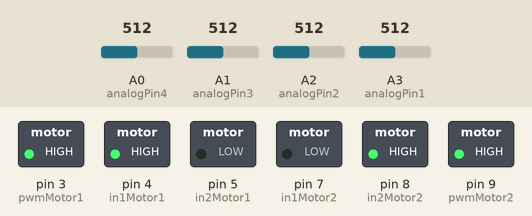
Bench run of a sketch on a simulated Arduino Uno, built with avr-gcc and run on an emulated ATmega328P. Parts: switched loads named in the sketch (green lamp = pin HIGH). Inputs (shaded band) come from the test bench; at power-on: A3 (analogPin1) = 512, A2 (analogPin2) = 512, A1 (analogPin3) = 512, A0 (analogPin4) = 512.

Above: at 1.2 s.
1.3 s: A3 (analogPin1) set to 53
2.8 s: A3 (analogPin1) set to 45
At 3.4 s:
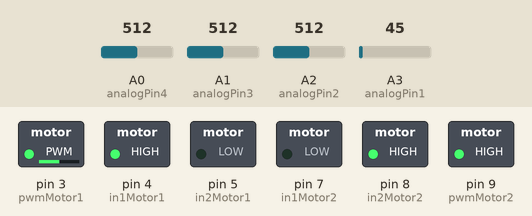
4.3 s: A2 (analogPin2) set to 55
5.8 s: A2 (analogPin2) set to 45
At 6.9 s:
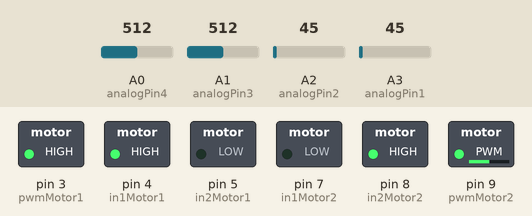
7.3 s: A1 (analogPin3) set to 57
8.8 s: A1 (analogPin3) set to 46
At 9.2 s:
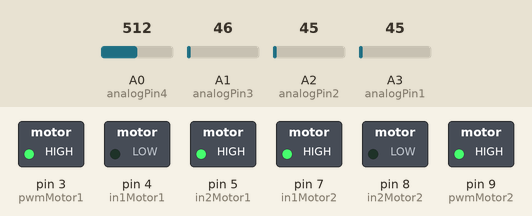
Timing chart, 0 to 11.3 s (numbered marks = the images above; inputs shaded):
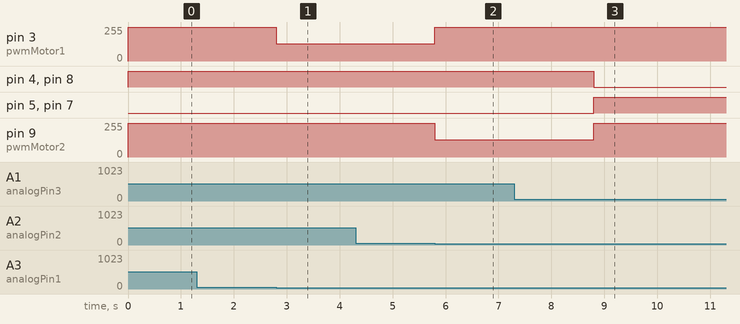

Measured:
- the behaviour switches between 51 and 50 on A3 (analogPin1) (found by bisection; images 0 and 1)
- the behaviour switches between 51 and 50 on A2 (analogPin2) (found by bisection; images 1 and 2)
- the behaviour switches between 51 and 50 on A1 (analogPin3) (found by bisection; images 2 and 3)
- after the input at 1.3 s, every drawn part: stays the same
- after the input at 2.8 s, pin 3 (pwmMotor1): 255/255 → 128/255 at once
- after the input at 4.3 s, every drawn part: stays the same
- after the input at 5.8 s, pin 3 (pwmMotor1): 128/255 → 255/255 at once; pin 9 (pwmMotor2): 255/255 → 128/255 at once
- after the input at 7.3 s, every drawn part: stays the same
- after the input at 8.8 s, pin 4 (in1Motor1), pin 8 (in2Motor2): HIGH → LOW at once; pin 5 (in2Motor1), pin 7 (in1Motor2): LOW → HIGH at once; pin 9 (pwmMotor2): 128/255 → 255/255 at once

The sketch:

whegsCode.ino
```cpp
// (licence header left out)
/*
 * This code contains the follow functions:
 * - void setup(): initializes Arduino output pins
 * - void loop(): main loop
*/

// RF Receiver related pins and variables
int analogPin1=A3;
int analogPin2=A2;
int analogPin3=A1;
int analogPin4=A0;

int buttonThresh=50;

int valPin1=0;
int valPin2=0;
int valPin3=0;
int valPin4=0;

//Motor 1 related pins
int in1Motor1=4;
int in2Motor1=5;
int pwmMotor1=3;

//Motor 2 related pins
int in1Motor2=7;
int in2Motor2=8;
int pwmMotor2=9;

void setup()
{

  //Set pins connected to TB6612 Motor Driver Breakout board to output
  pinMode(in1Motor1,OUTPUT);
  pinMode(in2Motor1,OUTPUT);
  pinMode(in1Motor2,OUTPUT);
  pinMode(in2Motor2,OUTPUT);
}

void loop()
{

  //Read RF receiver pins
  valPin1=analogRead(analogPin1);
  valPin2=analogRead(analogPin2);
  valPin3=analogRead(analogPin3);
  valPin4=analogRead(analogPin4);

  if (valPin1>buttonThresh) //move forward
  {
    analogWrite(pwmMotor1,255);
    analogWrite(pwmMotor2,255);
    digitalWrite(in1Motor1,HIGH);
    digitalWrite(in2Motor1,LOW);
    digitalWrite(in1Motor2,LOW);
    digitalWrite(in2Motor2,HIGH);
  }

  else if (valPin2>buttonThresh) //turn right
  {
    analogWrite(pwmMotor1,128);
    analogWrite(pwmMotor2,255);
    digitalWrite(in1Motor1,HIGH);
    digitalWrite(in2Motor1,LOW);
    digitalWrite(in1Motor2,LOW);
    digitalWrite(in2Motor2,HIGH);
  }

  else if (valPin3>buttonThresh) //turn left
  {
    analogWrite(pwmMotor1,255);
    analogWrite(pwmMotor2,128);
    digitalWrite(in1Motor1,HIGH);
    digitalWrite(in2Motor1,LOW);
    digitalWrite(in1Motor2,LOW);
    digitalWrite(in2Motor2,HIGH);
  }

  else if (valPin4>buttonThresh) //move backward
  {
    analogWrite(pwmMotor1,255);
    analogWrite(pwmMotor2,255);
    digitalWrite(in1Motor1,LOW);
    digitalWrite(in2Motor1,HIGH);
    digitalWrite(in1Motor2,HIGH);
    digitalWrite(in2Motor2,LOW);
  }

  else //don't move
  {
    analogWrite(pwmMotor1,0);
    analogWrite(pwmMotor2,0);
  }

}
```
